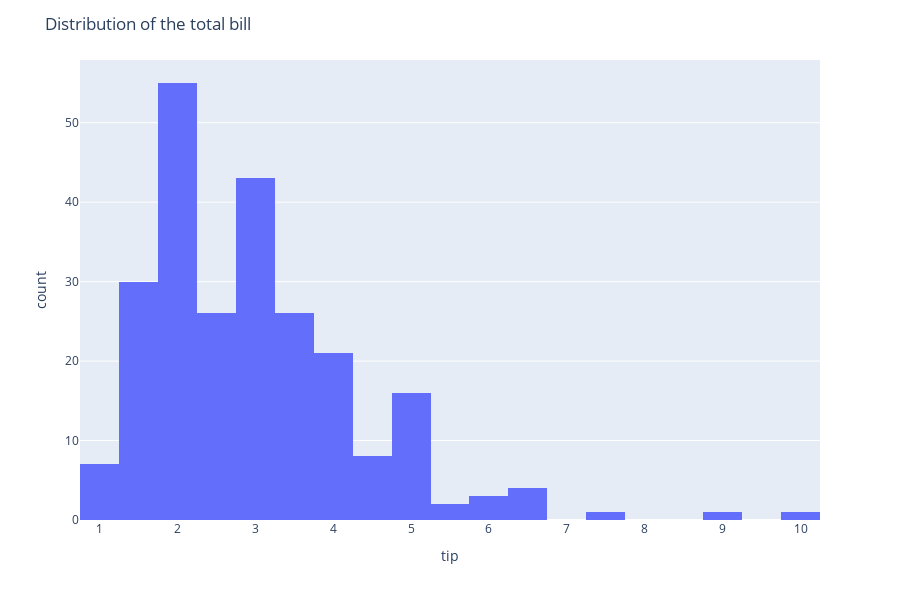
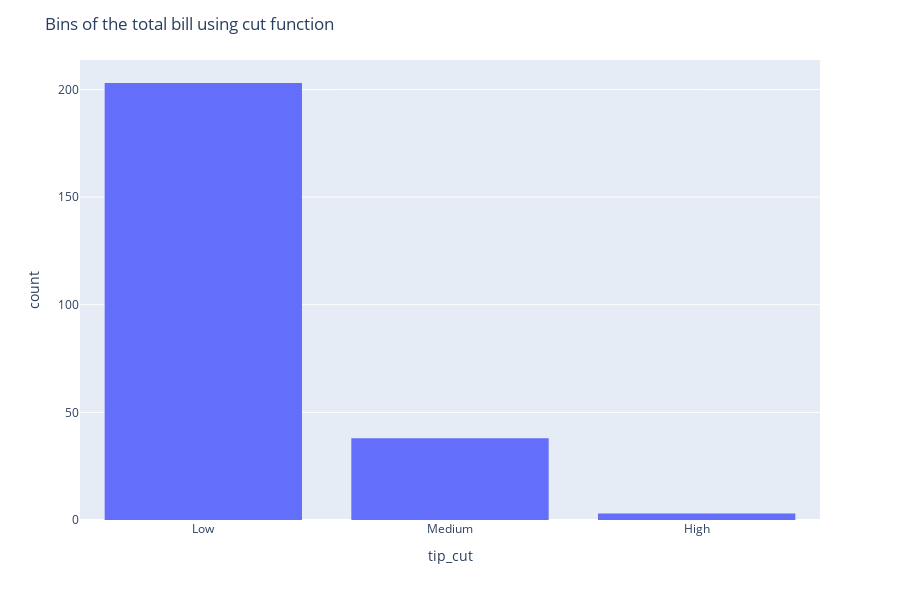
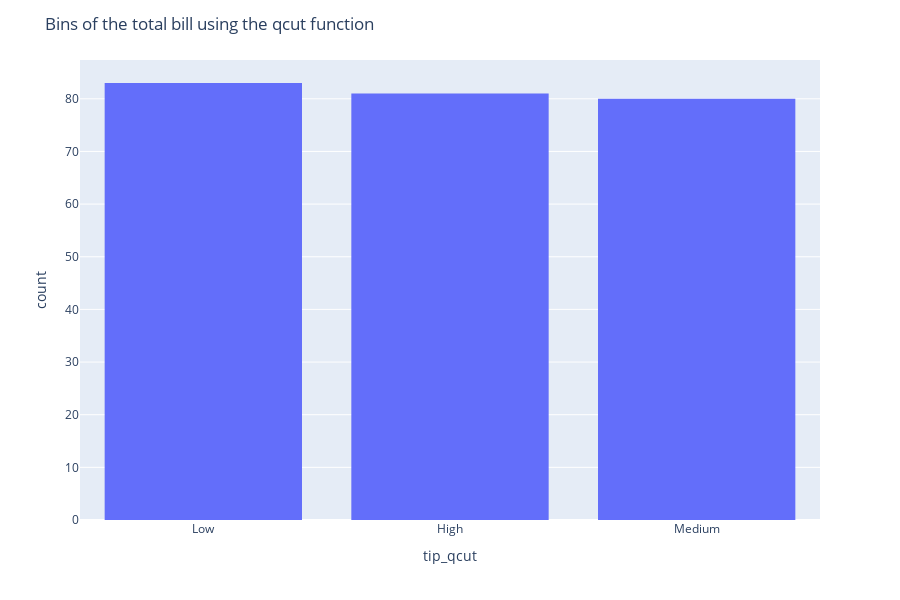

These figures' notebook cell, in order:
### Markdown cell above
### Assignment 2.4a

This part of the assignment aims to let you think about different ways of binning data points.
To answer this question, we must first take a number of steps to have the correct information available:

**Step 1)** Quantize the `tip` column into three groups (`Low`, `Medium`, `High`) using **both** the pandas function `.cut` and `.qcut`. Make sure you use `retbins=True` to return the bins in both the `.cut` and `.qcut` functions. You also need to **print** the bins for both `.cut` and `.qcut` functions using the `print` function.

**Step 2)** Make a plot for the `tip` column in the dataset (i.e., the one without quantization) based on the function `px.histogram` from Plotly Express. You need to give the plot a meaningful title.

**Step 3)** Make another two histogram plots for the **quantized variant** of the `tip` column: one from the `.cut` function, and another one from the `.qcut` function. You need to give each plot a meaningful title.

In total, you should have **two printed messages** and create **three plots** for this part of the assignment. Your plots should look like the followings:

<img src="distribution1.png">
<img src="distribution2.png">
<img src="distribution3.png">

**Question)** Now compare the two printed messages and three plots, answer the following questions. Explain in total no more than 100 words.
- What do you notice about how the distribution of the quantized data differs from the original data? Discuss this for both the `.cut` and `.qcut` functions.
- Why may we want to quantize data in different ways?

### Code cell
cut_result = pd.cut(tips_df['tip'], bins=3, labels=['Low', 'Medium', 'High'], retbins=True)
tips_df['tip_cut'] = cut_result[0]

qcut_result = pd.qcut(tips_df['tip'], q=3, labels=['Low', 'Medium', 'High'], retbins=True)
tips_df['tip_qcut'] = qcut_result[0]

fig = px.histogram(tips_df, x='tip', nbins=30)
fig.update_layout(title_text='Distribution of the total bill', height=600)
fig.show()

fig_cut = px.histogram(tips_df, x='tip_cut')
fig_cut.update_layout(title_text='Bins of the total bill using cut function', height=600)
fig_cut.show()

fig_qcut = px.histogram(tips_df, x='tip_qcut')
fig_qcut.update_layout(title_text='Bins of the total bill using the qcut function', height=600)
fig_qcut.show()

### Figure 1 — Plotly figure (JSON) as saved in the notebook; plotly's stock layout.template omitted (floating-point values rounded to 4 significant figures; data arrays with more than 128 entries replaced by an {"elided": "..."} marker saying what was removed)
{"data": [{"alignmentgroup": "True", "bingroup": "x", "hovertemplate": "tip=%{x}<br>count=%{y}<extra></extra>", "legendgroup": "", "marker": {"color": "#636efa", "pattern": {"shape": ""}}, "name": "", "nbinsx": 30, "offsetgroup": "", "orientation": "v", "showlegend": false, "type": "histogram", "x": {"elided": "244 float values"}, "xaxis": "x", "yaxis": "y"}], "layout": {"barmode": "relative", "height": 600, "legend": {"tracegroupgap": 0}, "margin": {"t": 60}, "title": {"text": "Distribution of the total bill"}, "xaxis": {"anchor": "y", "domain": [0, 1], "title": {"text": "tip"}}, "yaxis": {"anchor": "x", "domain": [0, 1], "title": {"text": "count"}}}}

### Figure 2 — Plotly figure (JSON) as saved in the notebook; plotly's stock layout.template omitted (floating-point values rounded to 4 significant figures; data arrays with more than 128 entries replaced by an {"elided": "..."} marker saying what was removed)
{"data": [{"alignmentgroup": "True", "bingroup": "x", "hovertemplate": "tip_cut=%{x}<br>count=%{y}<extra></extra>", "legendgroup": "", "marker": {"color": "#636efa", "pattern": {"shape": ""}}, "name": "", "offsetgroup": "", "orientation": "v", "showlegend": false, "type": "histogram", "x": {"elided": "244 str values"}, "xaxis": "x", "yaxis": "y"}], "layout": {"barmode": "relative", "height": 600, "legend": {"tracegroupgap": 0}, "margin": {"t": 60}, "title": {"text": "Bins of the total bill using cut function"}, "xaxis": {"anchor": "y", "domain": [0, 1], "title": {"text": "tip_cut"}}, "yaxis": {"anchor": "x", "domain": [0, 1], "title": {"text": "count"}}}}

### Figure 3 — Plotly figure (JSON) as saved in the notebook; plotly's stock layout.template omitted (floating-point values rounded to 4 significant figures; data arrays with more than 128 entries replaced by an {"elided": "..."} marker saying what was removed)
{"data": [{"alignmentgroup": "True", "bingroup": "x", "hovertemplate": "tip_qcut=%{x}<br>count=%{y}<extra></extra>", "legendgroup": "", "marker": {"color": "#636efa", "pattern": {"shape": ""}}, "name": "", "offsetgroup": "", "orientation": "v", "showlegend": false, "type": "histogram", "x": {"elided": "244 str values"}, "xaxis": "x", "yaxis": "y"}], "layout": {"barmode": "relative", "height": 600, "legend": {"tracegroupgap": 0}, "margin": {"t": 60}, "title": {"text": "Bins of the total bill using the qcut function"}, "xaxis": {"anchor": "y", "domain": [0, 1], "title": {"text": "tip_qcut"}}, "yaxis": {"anchor": "x", "domain": [0, 1], "title": {"text": "count"}}}}
